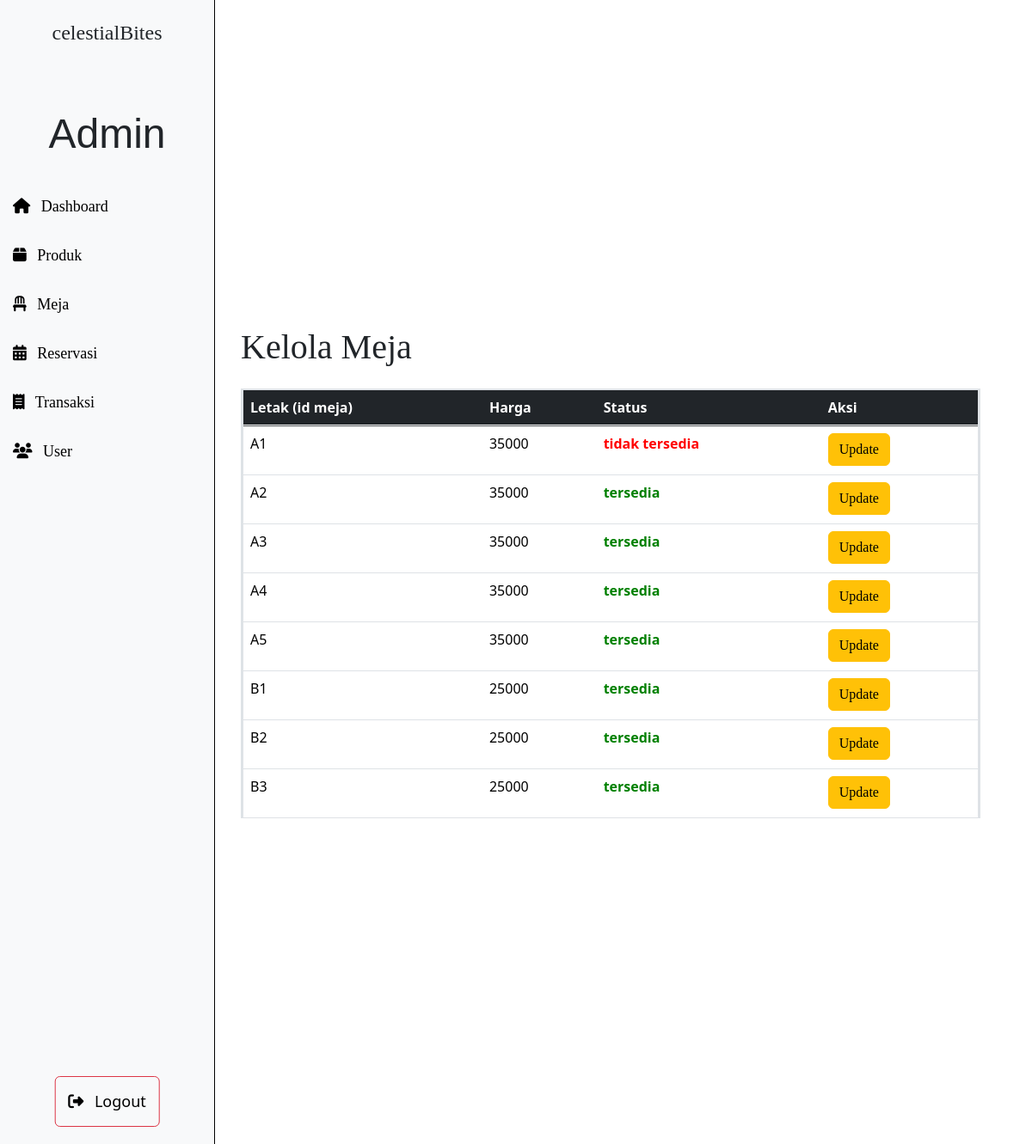
Page /admin/pages/meja.php on the committed database.
### tables this page shows
CREATE TABLE `meja` (
  `id_meja` varchar(50) NOT NULL,
  `harga_meja` float DEFAULT NULL,
  `status` enum('tersedia','tidak tersedia') NOT NULL
);

### db/db.php (called while the page is built, shortened)
<?php
class Database {
    private $host = "localhost";
    private $user = "root";
    private $pass = "";
    private $db = "celestial_bites";
    public $conn;
    public function __construct(){
        $this->conn = new mysqli($this->host, $this->user, $this->pass, $this->db);
    }
    public function query($sql) {
        return $this->conn->query($sql);
    }
}
?>

### db/meja.php (called while the page is built, shortened)
<?php
require_once 'db.php';
class Meja
{
    public $db;
    public function __construct()
    {
        $this->db = new Database();
    }
    public function read()
    {
        $query = "SELECT * FROM meja";
        return $this->db->query($query);
    }
}

### admin/pages/meja.php (the view, shortened to what this page needs)
<!DOCTYPE html>
<html lang="en">
<head>
    <link rel="stylesheet" href="admin/style/font.css">
    <link rel="stylesheet" href="https://cdnjs.cloudflare.com/ajax/libs/font-awesome/6.6.0/css/all.min.css" />
    <link href="https://cdn.jsdelivr.net/npm/bootstrap@5.3.3/dist/css/bootstrap.min.css" rel="stylesheet">
</head>
<body>
    <? include "../navbar.php"; ?>
    <section class="section cont d-flex flex-column main-content" style="width: 75%;">
        <div class="col-lg-12 d-flex flex-row">
            <div class="col-lg-6">
                <h1>Kelola Meja</h1>
            </div>
        </div>
        <div class="container mt-3 px-0" style="max-height: 500px; overflow-y: auto;">
            <table class="table table-hover">
                <thead style="position: sticky; top: 0;">
                    <tr class="table-dark">
                        <th>Letak (id meja)</th>
                        <th>Harga</th>
                        <th>Status</th>
                        <th>Aksi</th>
                    </tr>
                </thead>
                <tbody>
                    <?php
                    require_once '../../db/meja.php';
                    $meja = new Meja();
                    $result = $meja->read();
                    while ($row = $result->fetch_assoc()) {
                    ?>
                        <tr>
                            <td><?php echo $row['id_meja']; ?></td>
                            <td><?php echo $row['harga_meja']; ?></td>
                            <td>
                                <?php
                                    if( $row['status'] == "tersedia"){
                                        echo "<p style='color:green'><b>tersedia</b></p>";
                                    }else{
                                        echo "<p style='color:red'><b>tidak tersedia</b></p>";
                                    };
                                ?>
                            </td>
                            <td>
                                <a href="../form/update_meja.php?id_meja=<?php echo $row['id_meja'];?>">
                                    <button class="btn btn-warning">Update</button> </a>
                            </td>
                        </tr>
                    <? } ?>
                </tbody>
            </table>
        </div>
    </section>
</body>
</html>

### admin/pages/meja.php (style rules this page uses)
section { height: 100vh; width: 100vh; display: flex; justify-content: center; }
h1 { font-family: "Perandory"; }
table { border: 3px solid black; border-radius: 20px; overflow-y: auto; height: 500px; }

### admin/navbar.php (style rules this page uses)
a { font-family: "Montserrat Medium"; color: black; text-decoration: none; }
.main-content { margin-left: 260px; padding: 20px; position: absolute; }

### rows in the picture
meja: id_meja "A1", harga_meja "35000", status "tidak tersedia"
meja: id_meja "A2", harga_meja "35000", status "tersedia"
meja: id_meja "A3", harga_meja "35000", status "tersedia"
meja: id_meja "A4", harga_meja "35000", status "tersedia"
meja: id_meja "A5", harga_meja "35000", status "tersedia"
meja: id_meja "B1", harga_meja "25000", status "tersedia"
meja: id_meja "B2", harga_meja "25000", status "tersedia"
meja: id_meja "B3", harga_meja "25000", status "tersedia"
